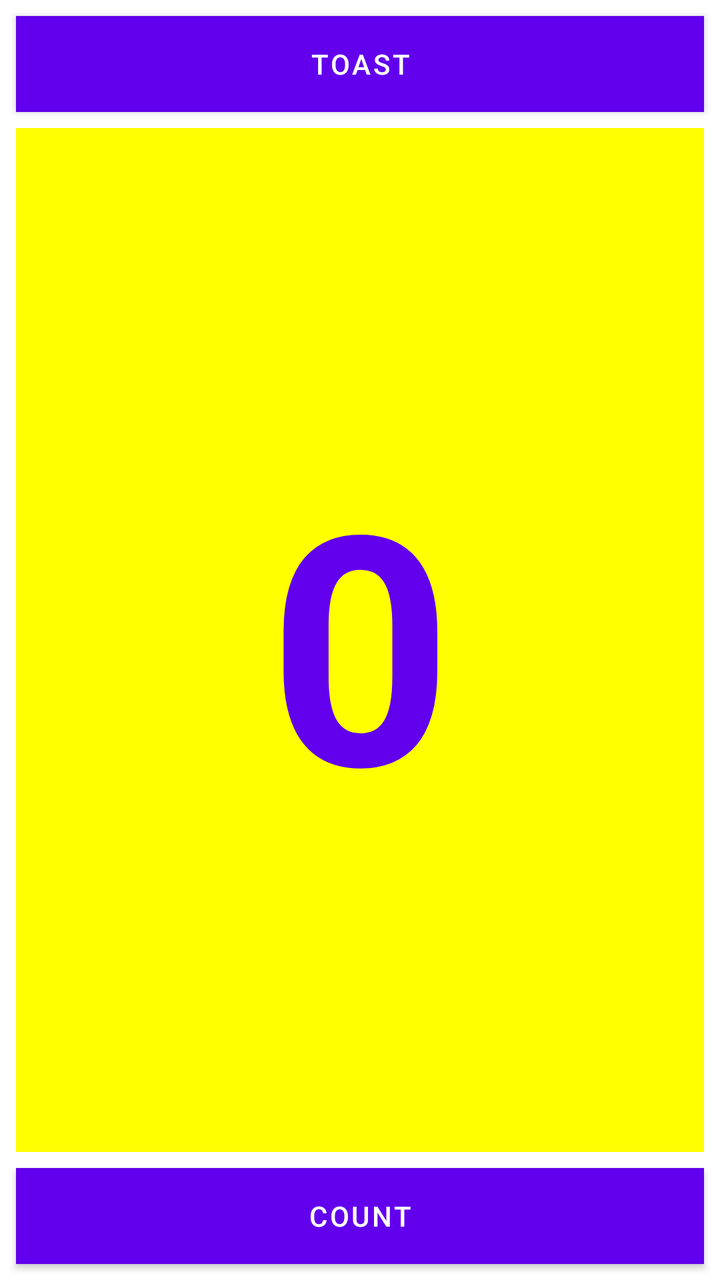
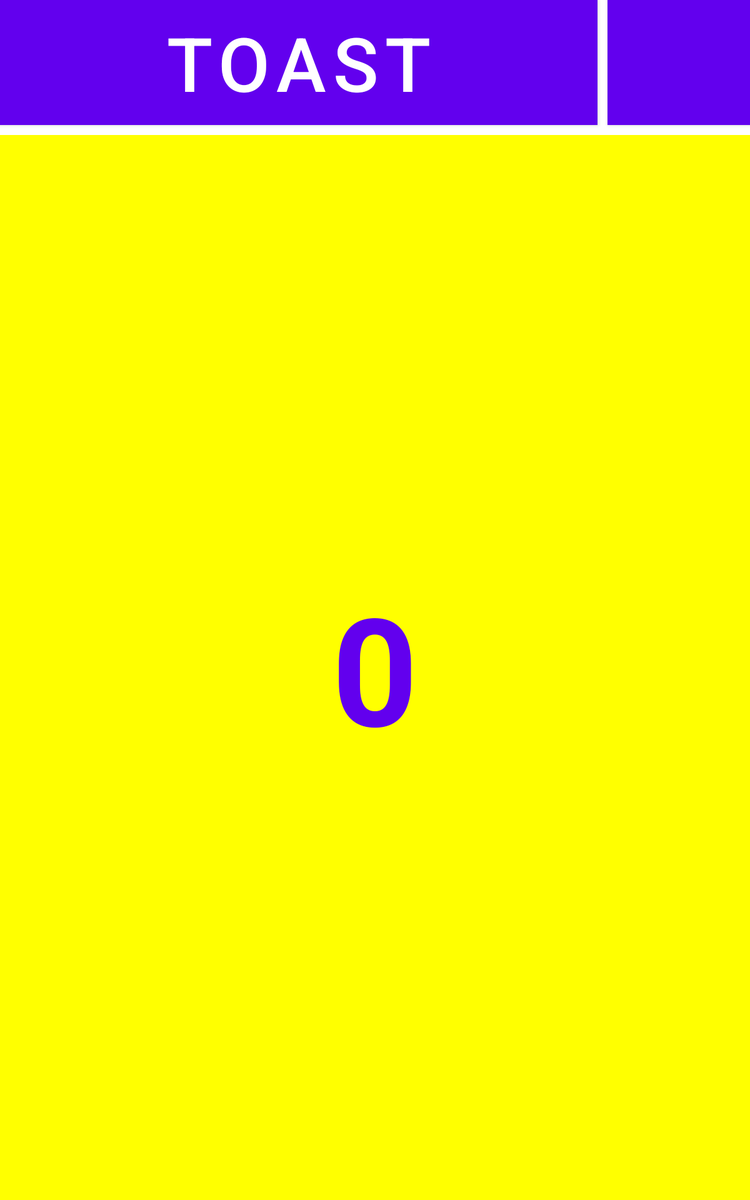

One screen, two layout resources from the same app: the default and the repository's alternative for another configuration. Each is rendered where Android would select it; the XML of both is given below.
<!-- AndroidManifest.xml: application theme Theme.AndersenTask2 -->
<!-- res/layout/activity_toast.xml -->
<?xml version="1.0" encoding="utf-8"?>
<androidx.constraintlayout.widget.ConstraintLayout xmlns:android="http://schemas.android.com/apk/res/android"
    xmlns:app="http://schemas.android.com/apk/res-auto"
    xmlns:tools="http://schemas.android.com/tools"
    android:layout_width="match_parent"
    android:layout_height="match_parent"
    tools:context="HelloToast.MainActivityToast">

    <Button
        android:id="@+id/button_toast"
        android:background="@color/design_default_color_primary"
        android:layout_width="0dp"
        android:layout_height="wrap_content"
        android:layout_marginStart="8dp"
        android:layout_marginTop="8dp"
        android:textColor="@android:color/white"
        android:layout_marginEnd="8dp"
        android:text="@string/button_label_toast"
        app:layout_constraintEnd_toEndOf="parent"
        app:layout_constraintStart_toStartOf="parent"
        app:layout_constraintTop_toTopOf="parent"
        android:onClick="showToast"/>

    <Button
        android:id="@+id/button_count"
        android:layout_width="0dp"
        android:background="@color/design_default_color_primary"
        android:layout_height="wrap_content"
        android:layout_marginStart="8dp"
        android:layout_marginEnd="8dp"
        android:layout_marginBottom="8dp"
        android:text="@string/button_label_count"
        app:layout_constraintBottom_toBottomOf="parent"
        app:layout_constraintEnd_toEndOf="parent"
        app:layout_constraintStart_toStartOf="parent"
        android:onClick="countUp"/>

    <TextView
        android:id="@+id/show_count"
        android:layout_width="0dp"
        android:layout_height="0dp"
        android:layout_marginStart="8dp"
        android:layout_marginTop="8dp"
        android:layout_marginEnd="8dp"
        android:layout_marginBottom="8dp"
        android:background="#FFFF00"
        android:gravity="center_vertical"
        android:text="@string/count_initial_value"
        android:textAlignment="center"
        android:textColor="@color/design_default_color_primary"
        android:textSize="160sp"
        android:textStyle="bold"
        app:layout_constraintBottom_toTopOf="@+id/button_count"
        app:layout_constraintEnd_toEndOf="parent"
        app:layout_constraintStart_toStartOf="parent"
        app:layout_constraintTop_toBottomOf="@+id/button_toast"
        tools:ignore="RtlCompat" />
</androidx.constraintlayout.widget.ConstraintLayout>
<!-- resources referenced by this layout -->
<resources>
  <string name="button_label_count">Count</string>
  <string name="button_label_toast">Toast</string>
  <string name="count_initial_value">0</string>
  <style name="Theme.AndersenTask2" parent="Theme.MaterialComponents.DayNight.DarkActionBar">
          
          <item name="colorPrimary">@color/purple_500</item>
          <item name="colorPrimaryVariant">@color/purple_700</item>
          <item name="colorOnPrimary">@color/white</item>
          
          <item name="colorSecondary">@color/teal_200</item>
          <item name="colorSecondaryVariant">@color/teal_700</item>
          <item name="colorOnSecondary">@color/black</item>
          
          <item name="android:statusBarColor" tools:targetApi="l">?attr/colorPrimaryVariant</item>
          
      </style>
</resources>
<!-- res/layout-sw600dp/activity_toast.xml (the repository's variant of the layout above) -->
<!-- drawn on a 7-inch tablet held upright -->
<?xml version="1.0" encoding="utf-8"?>
<androidx.constraintlayout.widget.ConstraintLayout xmlns:android="http://schemas.android.com/apk/res/android"
    xmlns:app="http://schemas.android.com/apk/res-auto"
    xmlns:tools="http://schemas.android.com/tools"
    android:layout_width="match_parent"
    android:layout_height="match_parent"
    tools:context="HelloToast.MainActivityToast">

    <Button
        android:id="@+id/button_toast"
        android:layout_width="478dp"
        android:layout_height="wrap_content"
        android:background="@color/design_default_color_primary"
        android:onClick="showToast"
        android:text="@string/button_label_toast"
        android:textColor="@android:color/white"
        android:textSize="60sp"
        app:layout_constraintStart_toStartOf="parent"
        app:layout_constraintTop_toTopOf="parent" />

    <Button
        android:id="@+id/button_count"
        android:layout_width="479dp"
        android:layout_height="wrap_content"
        android:layout_marginStart="8dp"
        android:background="@color/design_default_color_primary"
        android:onClick="countUp"
        android:text="@string/button_label_count"
        android:textSize="60sp"
        app:layout_constraintBaseline_toBaselineOf="@+id/button_toast"
        app:layout_constraintStart_toEndOf="@+id/button_toast" />

    <TextView
        android:id="@+id/show_count"
        android:layout_width="0dp"
        android:layout_height="0dp"
        android:layout_marginTop="8dp"
        android:background="#FFFF00"
        android:gravity="center_vertical"
        android:text="@string/count_initial_value"
        android:textAlignment="center"
        android:textColor="@color/design_default_color_primary"
        android:textSize="120sp"
        android:textStyle="bold"
        app:layout_constraintBottom_toBottomOf="parent"
        app:layout_constraintEnd_toEndOf="parent"
        app:layout_constraintStart_toStartOf="parent"
        app:layout_constraintTop_toBottomOf="@+id/button_toast"
        tools:ignore="RtlCompat" />
</androidx.constraintlayout.widget.ConstraintLayout>
